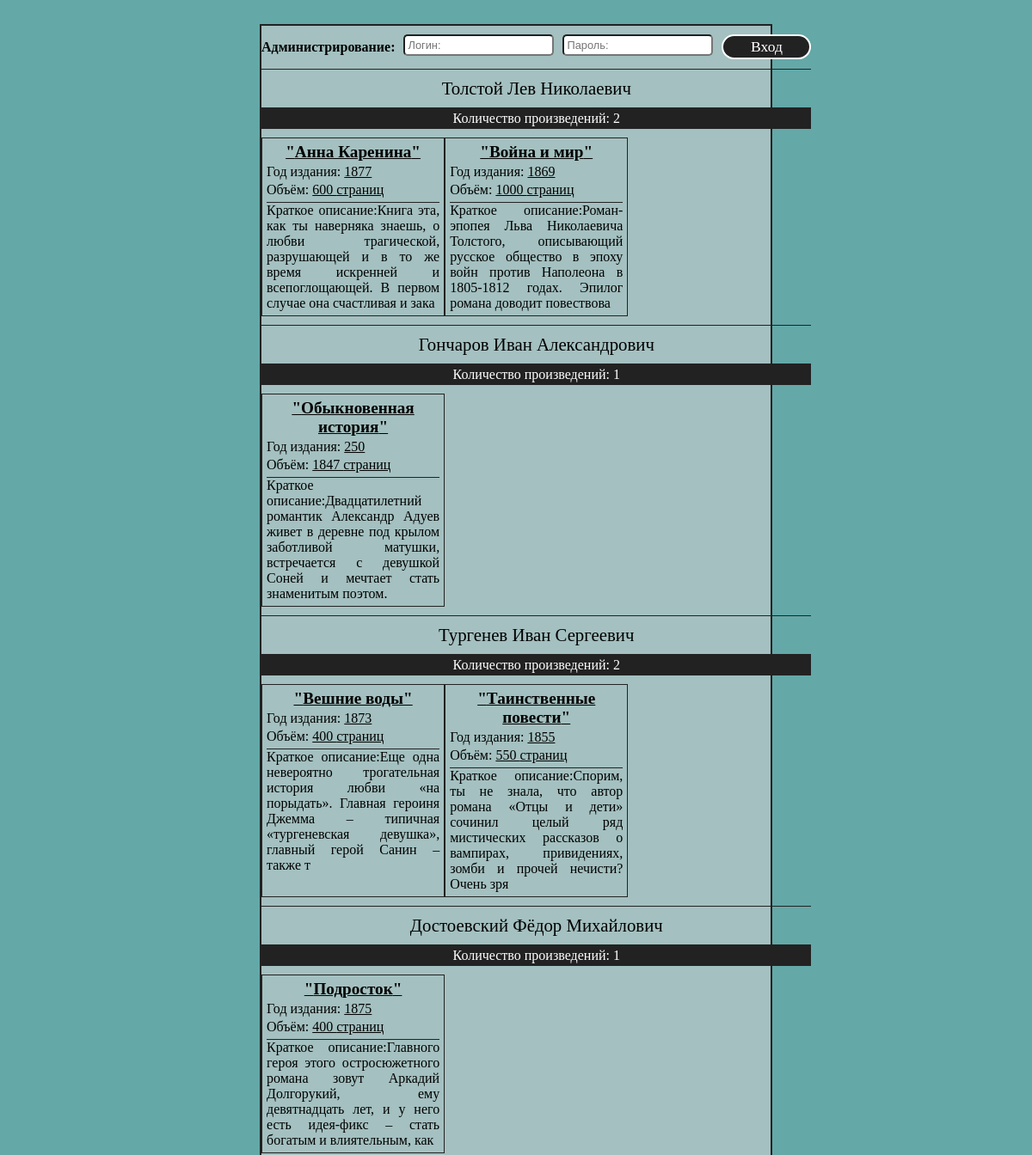
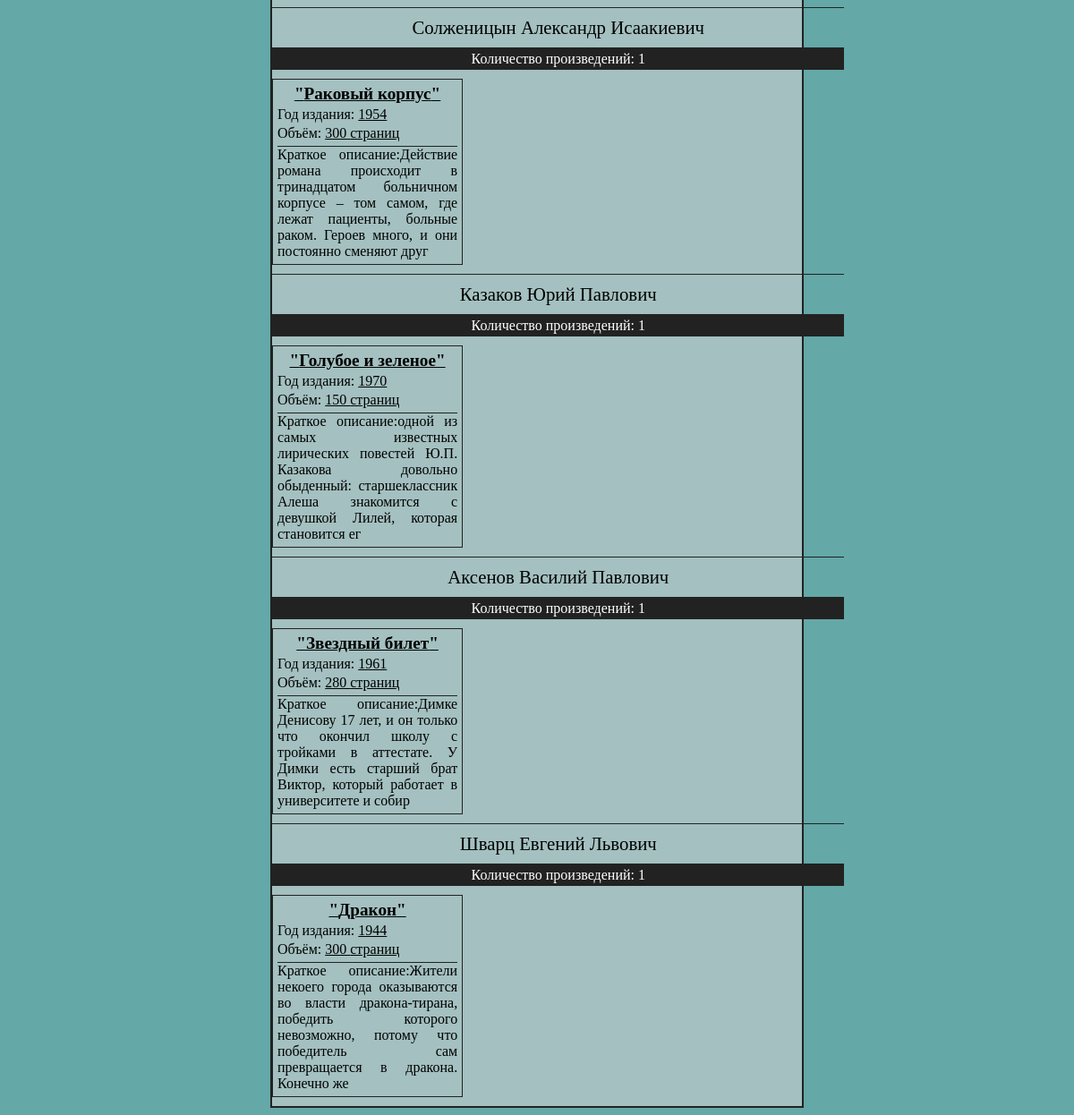
The page / on the database its author committed (2 pictures, top to bottom).
### tables this page shows
CREATE TABLE `books` (
  `id` int(11) NOT NULL COMMENT 'Ключевое поле',
  `author` int(11) NOT NULL COMMENT 'Автор',
  `name` varchar(255) NOT NULL COMMENT 'Название книги',
  `year_write` int(4) NOT NULL COMMENT 'Год написания',
  `count_pages` int(4) NOT NULL COMMENT 'Количество страниц',
  `preview` text NOT NULL COMMENT 'Краткое описание'
);

### index.php (the view, shortened to what this page needs)
<?php
	require('modules/db_connect.php');
	function bookWrite($book){
		echo '<li>';
			echo '<div class="bookName">"'. $book['bookName'] .'"</div>';
			echo '<div class="bookYear">Год издания: <u>'. $book['yaer'] .'</u></div>';
			echo '<div class="bookCountPages">Объём: <u>'. $book['countPages'] .' страниц</u></div>';
			echo '<div class="bookInfo">Краткое описание:'. $book['preview'] .'</div>';
		echo '</li>';
	}
?>
<!DOCTYPE html>
<html lang="ru">
<head>
	<link rel="stylesheet" type="text/css" href="styles/slyle.css">
	<link rel="stylesheet" type="text/css" href="styles/index.css">
</head>
<body>
	<div id="bookList">
		<div id="autorisation" class="adminInput">
			<h1>Администрирование:</h1>
			<input type="text" v-model="login" placeholder="Логин:">
			<input type="password" v-model="password" placeholder="Пароль:">
			<div class="button" @click="input">Вход</div>
		</div>
		<?php
			$authorId = 0;
			$bookQuery = mysqli_query($link, "SELECT `books`.`name` as `bookName`, `books`.`year_write` as `yaer`, `books`.`count_pages` as `countPages`, substring(`books`.`preview`, 1, 150) as `preview`, concat(`author`.`surname`, ' ', `author`.`name`, ' ', `author`.`patronymic`) as `authorName`, `author`.`id` as `authorId` FROM `books` LEFT JOIN `author` ON `author`.`id` = `books`.`author` ORDER BY `author`.`id`;");
			$countBooksQuery = mysqli_query($link, "SELECT count(`books`.`author`) as `countBook`, `author`.`id` as `author` FROM `books` LEFT JOIN `author` ON `books`.`author` = `author`.`id` GROUP BY `books`.`author`;");
			while ($countBooks = mysqli_fetch_assoc($countBooksQuery)){
				$countBooksArray[] = $countBooks;
			}
			while ($book = mysqli_fetch_assoc($bookQuery)){
				if ($book['authorId'] != $authorId){
					foreach ($countBooksArray as $key) {
						if ($book['authorId'] == $key['author']){
							$booksCount = $key['countBook'];
						}
					}
				?>
					</ul>
					<div class="authorName"><?php echo $book['authorName'] ?></div>
					<div class="authorCountBook">Количество произведений: <?php echo $booksCount; ?></div>
					<ul>
						<?php
							bookWrite($book);
							$authorId = $book['authorId'];
				}else{
					bookWrite($book);
				}
			}
		?>
	</div>
</body>
</html>

### styles/slyle.css (style rules this page uses)
body { background-color: #64A8A8; display: flex; justify-content: center; padding-top: 20px; }
#bookList { border: 2px solid #222222; background-color: #A4C0C0; width: 50%; display: grid; }
.button { background-color: #222222; color: #ffffff; font-size: 1.1em; display: flex; justify-content: center; align-items: center; width: 100px; height: 25px; border-radius: 15px; border: 2px solid #FFFFFF; }

### styles/index.css (style rules this page uses)
.authorName { border-top: 1px solid #222222; text-align: center; font-size: 1.3em; padding: 10px 0px 10px 0px; }
#bookList > ul { margin: 0px; padding: 0px; list-style-type: none; display: grid; grid-template-columns: repeat(3, 1fr); }
#bookList > ul > li { display: block; border: 1px solid #222222; padding: 5px; margin-bottom: 10px; }
.bookName { text-align: center; font-size: 1.2em; font-weight: bold; text-decoration: underline; }
.bookCountPages, .bookYear { text-align: left; font-size: 1em; margin-top: 3px; }
.bookInfo { margin-top: 5px; border-top: 1px solid #222222; font-size: 1em; text-align: justify; }
.authorCountBook { background-color: #222222; color: #FFFFFF; display: flex; justify-content: center; align-items: center; height: 25px; margin-bottom: 10px; }
.adminInput { display: grid; grid-template-columns: 1fr 1fr 1fr 1fr; margin: auto; grid-template-rows: 30px; grid-gap: 10px; padding: 10px 0px 10px 0px; }
.adminInput > h1 { font-size: 1em; display: flex; align-items: center; justify-content: flex-start; margin: 0; padding: 0; }
.adminInput > input { height: 15px; font-size: 0.8em; border-radius: 5px; padding: 3px; }

### rows shown on the page
books: authorName "Толстой Лев Николаевич", booksCount "2", name "Анна Каренина", year_write "1877", count_pages "600", preview "Книга эта, как ты наверняка знаешь, о любви трагической, разрушающей и в то же время искренней и всепоглощающей. В первом случае она счастливая и зака"
books: name "Война и мир", year_write "1869", count_pages "1000", preview "Роман-эпопея Льва Николаевича Толстого, описывающий русское общество в эпоху войн против Наполеона в 1805-1812 годах. Эпилог романа доводит повествова"
books: authorName "Гончаров Иван Александрович", booksCount "1", name "Обыкновенная история", year_write "250", count_pages "1847", preview "Двадцатилетний романтик Александр Адуев живет в деревне под крылом заботливой матушки, встречается с девушкой Соней и мечтает стать знаменитым поэтом."
books: authorName "Тургенев Иван Сергеевич", booksCount "2", name "Вешние воды", year_write "1873", count_pages "400", preview "Еще одна невероятно трогательная история любви «на порыдать». Главная героиня Джемма – типичная «тургеневская девушка», главный герой Санин – также т"
books: name "Таинственные повести", year_write "1855", count_pages "550", preview "Спорим, ты не знала, что автор романа «Отцы и дети» сочинил целый ряд мистических рассказов о вампирах, привидениях, зомби и прочей нечисти? Очень зря"
books: authorName "Достоевский Фёдор Михайлович", booksCount "1", name "Подросток", year_write "1875", count_pages "400", preview "Главного героя этого остросюжетного романа зовут Аркадий Долгорукий, ему девятнадцать лет, и у него есть идея-фикс – стать богатым и влиятельным, как"
books: authorName "Солженицын Александр Исаакиевич", booksCount "1", name "Раковый корпус", year_write "1954", count_pages "300", preview "Действие романа происходит в тринадцатом больничном корпусе – том самом, где лежат пациенты, больные раком. Героев много, и они постоянно сменяют друг"
books: authorName "Казаков Юрий Павлович", booksCount "1", name "Голубое и зеленое", year_write "1970", count_pages "150", preview "одной из самых известных лирических повестей Ю.П. Казакова довольно обыденный: старшеклассник Алеша знакомится с девушкой Лилей, которая становится ег"
books: authorName "Аксенов Василий Павлович", booksCount "1", name "Звездный билет", year_write "1961", count_pages "280", preview "Димке Денисову 17 лет, и он только что окончил школу с тройками в аттестате. У Димки есть старший брат Виктор, который работает в университете и собир"
books: authorName "Шварц Евгений Львович", booksCount "1", name "Дракон", year_write "1944", count_pages "300", preview "Жители некоего города оказываются во власти дракона-тирана, победить которого невозможно, потому что победитель сам превращается в дракона. Конечно же"
